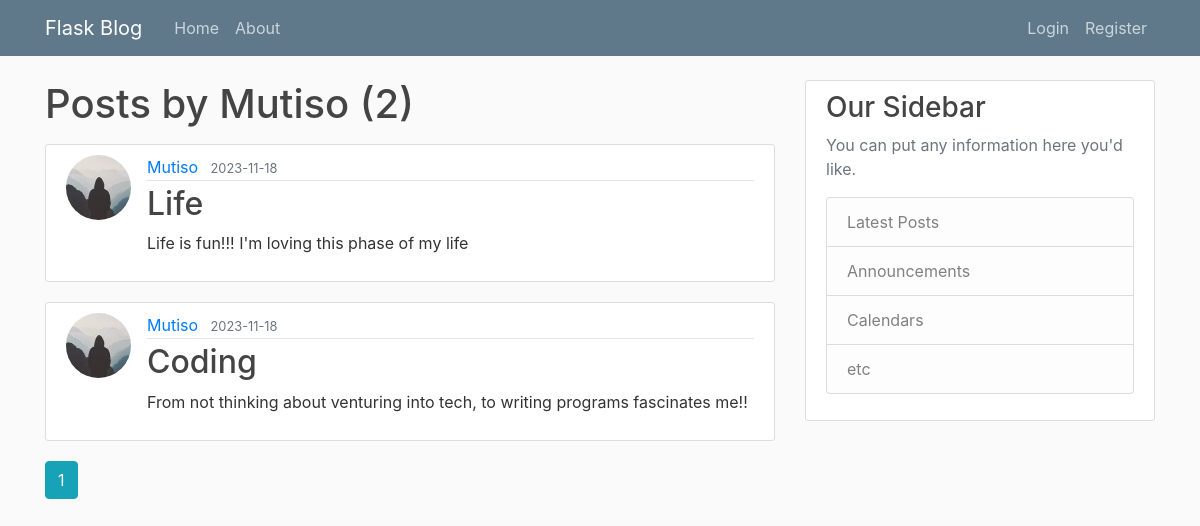
Page /user/Mutiso on the committed database.
### flaskblog/models.py (models this page shows, shortened)
class User(db.Model, UserMixin):
    id = db.Column(db.Integer, primary_key=True)
    username = db.Column(db.String(20), unique=True, nullable=False)
    email = db.Column(db.String(120), unique=True, nullable=False)
    image_file = db.Column(db.String(20), nullable=False, default='default.jpg')
    password = db.Column(db.String(60), nullable=False)
    posts = db.relationship('Post', backref='author', lazy=True)

class Post(db.Model):
    id = db.Column(db.Integer, primary_key=True)
    title = db.Column(db.String(100), nullable=False)
    date_posted = db.Column(db.DateTime, nullable=False, default=datetime.utcnow)
    content = db.Column(db.Text, nullable=False)
    user_id = db.Column(db.Integer, db.ForeignKey('user.id'), nullable=False)

### flaskblog/routes.py (the view)
@app.route("/user/<string:username>")
def user_posts(username):
    page = request.args.get('page', 1, type=int)
    user = User.query.filter_by(username=username).first_or_404()
    posts = Post.query.filter_by(author=user)\
        .order_by(Post.date_posted.desc())\
        .paginate(page=page, per_page=5)
    return render_template('user_posts.html', posts=posts, user=user)

### flaskblog/templates/user_posts.html
{% extends "layout.html" %} {% block content %}
<h1 class="mb-3">Posts by {{ user.username }} ({{ posts.total }})</h1>
{% for post in posts.items %}
<article class="media content-section">
  <img
    class="rounded-circle article-img"
    src="{{ url_for('static', filename='profile_pics/' + post.author.image_file) }}"
  />
  <div class="media-body">
    <div class="article-metadata">
      <a
        class="mr-2"
        href="{{ url_for('user_posts', username=post.author.username) }}"
        >{{ post.author.username }}</a
      >
      <small class="text-muted"
        >{{ post.date_posted.strftime('%Y-%m-%d') }}</small
      >
    </div>
    <h2>
      <a class="article-title" href="{{ url_for('post', post_id=post.id) }}"
        >{{ post.title }}</a
      >
    </h2>
    <p class="article-content">{{ post.content }}</p>
  </div>
</article>
{% endfor %} {% for page_num in posts.iter_pages(left_edge=1, right_edge=1,
left_current=1, right_current=2) %} {% if page_num %} {% if posts.page ==
page_num %}
<a
  class="btn btn-info mb-4"
  href="{{ url_for('user_posts', username=user.username, page=page_num) }}"
  >{{ page_num }}</a
>
{% else %}
<a
  class="btn btn-outline-info mb-4"
  href="{{ url_for('user_posts', username=user.username, page=page_num) }}"
  >{{ page_num }}</a
>
{% endif %} {% else %} ... {% endif %} {% endfor %} {% endblock content %}

### flaskblog/static/main.css (style rules this page uses)
body { background: #fafafa; color: #333333; margin-top: 5rem; }
h1, h2, h3, h4, h5, h6 { color: #444444; }
.content-section { background: #ffffff; padding: 10px 20px; border: 1px solid #dddddd; border-radius: 3px; margin-bottom: 20px; }
.article-title { color: #444444; }
.article-content { white-space: pre-line; }
.article-img { height: 65px; width: 65px; margin-right: 16px; }
.article-metadata { padding-bottom: 1px; margin-bottom: 4px; border-bottom: 1px solid #e3e3e3 }

### rows in the picture
User: username "Mutiso"
Post: image_file (picture), author.username "Mutiso", date_posted "2023-11-18", title "Life", content "Life is fun!!! I'm loving this phase of my life"
Post: image_file (picture), author.username "Mutiso", date_posted "2023-11-18", title "Coding", content "From not thinking about venturing into tech, to writing programs fascinates me!!"

### other values in the picture
{{ posts.total }} "2"
{{ page_num }} "1"
